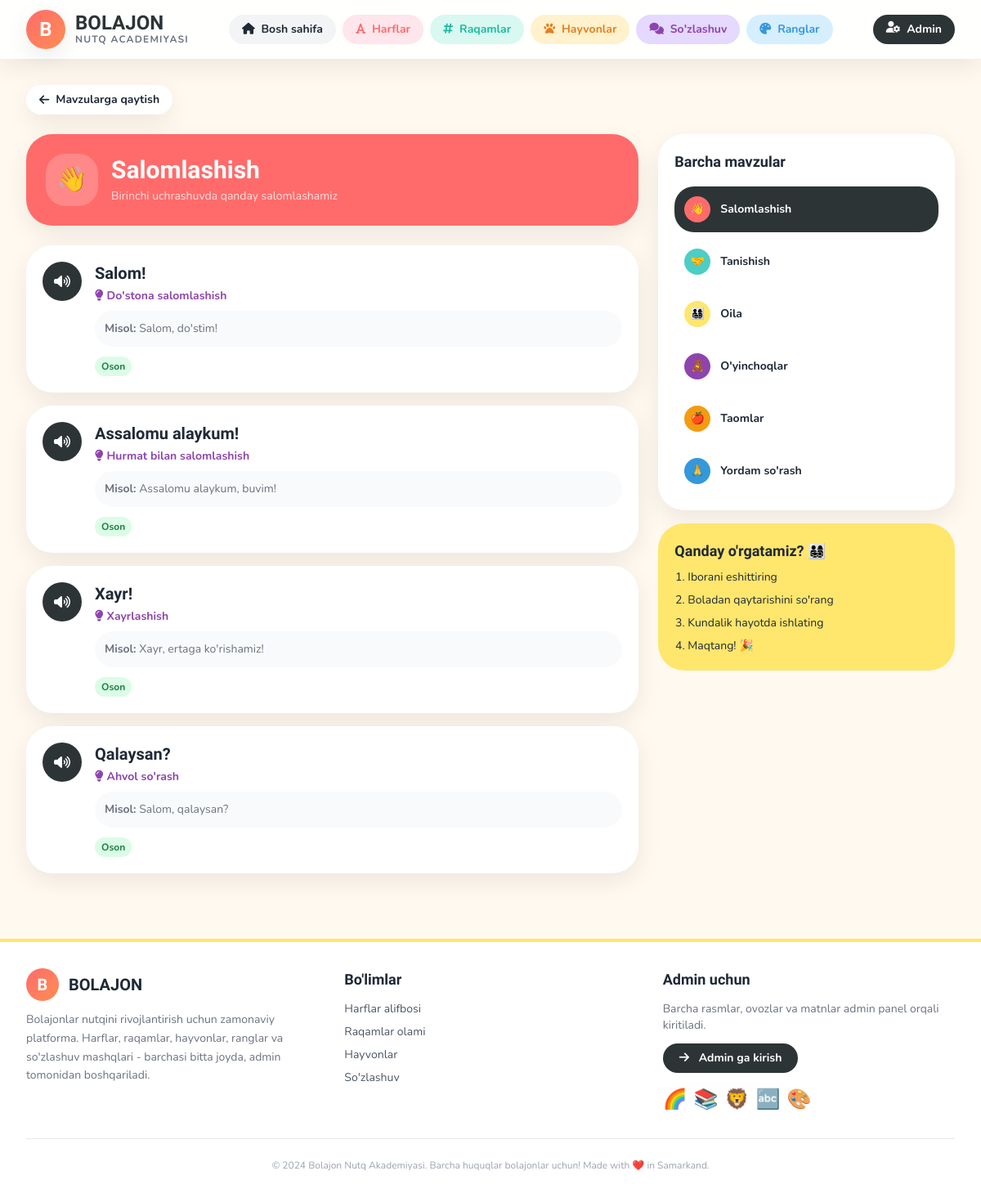
Page /sozlashuv/salomlashish/ on the committed database.
### core/models.py (models this page shows, shortened)
class ConversationTopic(models.Model):
    title = models.CharField(max_length=150, verbose_name="Mavzu nomi", help_text="Masalan: Salomlashish")
    slug = models.SlugField(max_length=150, unique=True, blank=True)
    description = models.TextField(blank=True, verbose_name="Mavzu tavsifi")
    image = models.ImageField(upload_to='conversation/topics/', verbose_name="Mavzu rasmi", blank=True, null=True)
    icon = models.CharField(max_length=50, blank=True, verbose_name="Icon/Emoji", help_text="Masalan: 👋")
    color = models.CharField(max_length=20, default="#A8E6CF", verbose_name="Fon rangi")
    order = models.PositiveIntegerField(default=0, verbose_name="Tartib")
    is_active = models.BooleanField(default=True)
    class Meta:
        verbose_name = "So'zlashuv mavzusi"
        verbose_name_plural = "So'zlashuv mavzulari"
        ordering = ['order']

class Phrase(models.Model):
    DIFFICULTY_CHOICES = [
        ('oson', 'Oson'),
        ('orta', "O'rtacha"),
        ('qiyin', 'Qiyin'),
    ]
    topic = models.ForeignKey(ConversationTopic, on_delete=models.CASCADE, related_name='phrases', verbose_name="Mavzu")
    text = models.CharField(max_length=300, verbose_name="Ibora / So'z", help_text="Masalan: Salom, qanday ahvoldasan?")
    translation = models.CharField(max_length=300, blank=True, verbose_name="Tarjimasi / Izohi", help_text="Bolalar uchun tushuntirish")
    image = models.ImageField(upload_to='conversation/phrases/', verbose_name="Rasm", blank=True, null=True)
    audio = models.FileField(upload_to='conversation/audios/', verbose_name="Ovozli talaffuz", blank=True, null=True)
    example = models.TextField(blank=True, verbose_name="Misol gap")
    difficulty = models.CharField(max_length=10, choices=DIFFICULTY_CHOICES, default='oson', verbose_name="Qiyinlik darajasi")
    order = models.PositiveIntegerField(default=0, verbose_name="Tartib")
    is_active = models.BooleanField(default=True)
    class Meta:
        verbose_name = "So'zlashuv iborasi"
        verbose_name_plural = "So'zlashuv iboralari"
        ordering = ['order']

### core/views.py (the view)
# urls.py: path('sozlashuv/<slug:slug>/', views.conversation_detail, name='conversation_detail'),
def conversation_detail(request, slug):
    topic = get_object_or_404(ConversationTopic, slug=slug, is_active=True)
    phrases = topic.phrases.filter(is_active=True).order_by('order')
    all_topics = ConversationTopic.objects.filter(is_active=True).order_by('order')
    return render(request, 'core/conversation_detail.html', {
        'topic': topic,
        'phrases': phrases,
        'all_topics': all_topics,
    })

### templates/core/conversation_detail.html (shortened to what this page needs)
{% extends 'base.html' %}
{% block content %}
<div class="flex justify-between items-center mb-6">
<a href="{% url 'conversation_list' %}" class="inline-flex items-center gap-2 px-4 py-2 bubble bg-white shadow-soft text-sm font-bold"><i class="fa-solid fa-arrow-left"></i> Mavzularga qaytish</a>
</div>
<div class="grid lg:grid-cols-3 gap-6">
    <div class="lg:col-span-2">
        <div class="bubble-lg p-6 text-white shadow-soft mb-6" style="background: {{ topic.color }}">
            <div class="flex gap-4 items-center">
                <div class="w-16 h-16 bubble bg-white/20 backdrop-blur flex items-center justify-center text-3xl">{{ topic.icon }}</div>
                <div>
                    <h1 class="baloo text-3xl font-extrabold">{{ topic.title }}</h1>
                    <p class="text-white/80 text-sm mt-1">{{ topic.description }}</p>
                </div>
            </div>
        </div>
        {% if phrases %}
        <div class="space-y-4">
            {% for phrase in phrases %}
            <div class="bubble-lg bg-white p-5 shadow-soft flex gap-4 items-start hover:shadow-hover transition">
                <button onclick="playAudio('{% if phrase.audio %}{{ phrase.audio.url }}{% endif %}')" class="w-12 h-12 bubble bg-[#2D3436] text-white flex items-center justify-center flex-shrink-0 hover:bg-black transition audio-btn"><i class="fa-solid fa-volume-high"></i></button>
                <div class="flex-1">
                    <h3 class="baloo text-xl font-extrabold flex items-center gap-2">{{ phrase.text }} </h3>
                    {% if phrase.translation %}
                    <p class="text-sm text-[#8E44AD] font-bold mt-1"><i class="fa-solid fa-lightbulb mr-1"></i>{{ phrase.translation }}</p>
                    {% endif %}
                    {% if phrase.example %}
                    <p class="text-sm text-gray-500 mt-2 bg-gray-50 bubble p-3"><span class="font-bold">Misol:</span> {{ phrase.example }}</p>
                    {% endif %}
                    <div class="mt-3 flex gap-2">
                        <span class="px-2 py-1 bubble text-xs font-bold
                            {% if phrase.difficulty == 'oson' %}bg-green-100 text-green-700
                            {% elif phrase.difficulty == 'orta' %}bg-yellow-100 text-yellow-700
                            {% else %}bg-red-100 text-red-700{% endif %}
                        ">{{ phrase.get_difficulty_display }}</span>
                    </div>
                </div>
            </div>
            {% endfor %}
        </div>
        {% endif %}
    </div>
    <div>
        <div class="bubble-lg bg-white p-5 shadow-soft">
            <h3 class="baloo font-extrabold text-lg mb-4">Barcha mavzular</h3>
            <div class="space-y-2">
                {% for t in all_topics %}
                <a href="{% url 'conversation_detail' t.slug %}" class="flex items-center gap-3 p-3 bubble transition {% if t.slug == topic.slug %}bg-[#2D3436] text-white{% else %}hover:bg-gray-50{% endif %}">
                    <span class="w-8 h-8 bubble flex items-center justify-center text-sm" style="background: {{ t.color }}">{{ t.icon }}</span>
                    <span class="font-bold text-sm">{{ t.title }}</span>
                </a>
                {% endfor %}
            </div>
        </div>
        <div class="bubble-lg bg-[#FFE66D] p-5 mt-4">
            <h4 class="baloo font-bold text-lg mb-2">Qanday o'rgatamiz? 👨‍👩‍👧‍👦</h4>
            <ol class="text-sm space-y-2 list-decimal pl-4">
                <li>Iborani eshittiring</li>
                <li>Boladan qaytarishini so'rang</li>
                <li>Kundalik hayotda ishlating</li>
                <li>Maqtang! 🎉</li>
            </ol>
        </div>
    </div>
</div>
{% endblock %}

### templates/base.html (style rules this page uses)
body { font-family: 'Nunito', sans-serif; }
.baloo { font-family: 'Baloo 2', cursive; }
.bubble { border-radius: 24px; }
.bubble-lg { border-radius: 32px; }
.shadow-soft { box-shadow: 0 10px 30px rgba(0,0,0,0.08); }
.audio-btn { transition: all 0.2s; }

### rows in the picture
ConversationTopic: icon "👋", title "Salomlashish", description "Birinchi uchrashuvda qanday salomlashamiz"
Phrase: text "Salom!", translation "Do'stona salomlashish", example "Salom, do'stim!", difficulty "Oson"
Phrase: text "Assalomu alaykum!", translation "Hurmat bilan salomlashish", example "Assalomu alaykum, buvim!", difficulty "Oson"
Phrase: text "Xayr!", translation "Xayrlashish", example "Xayr, ertaga ko'rishamiz!", difficulty "Oson"
Phrase: text "Qalaysan?", translation "Ahvol so'rash", example "Salom, qalaysan?", difficulty "Oson"
ConversationTopic: icon "🤝", title "Tanishish"
ConversationTopic: icon "👨‍👩‍👧‍👦", title "Oila"
ConversationTopic: icon "🧸", title "O'yinchoqlar"
ConversationTopic: icon "🍎", title "Taomlar"
ConversationTopic: icon "🙏", title "Yordam so'rash"
